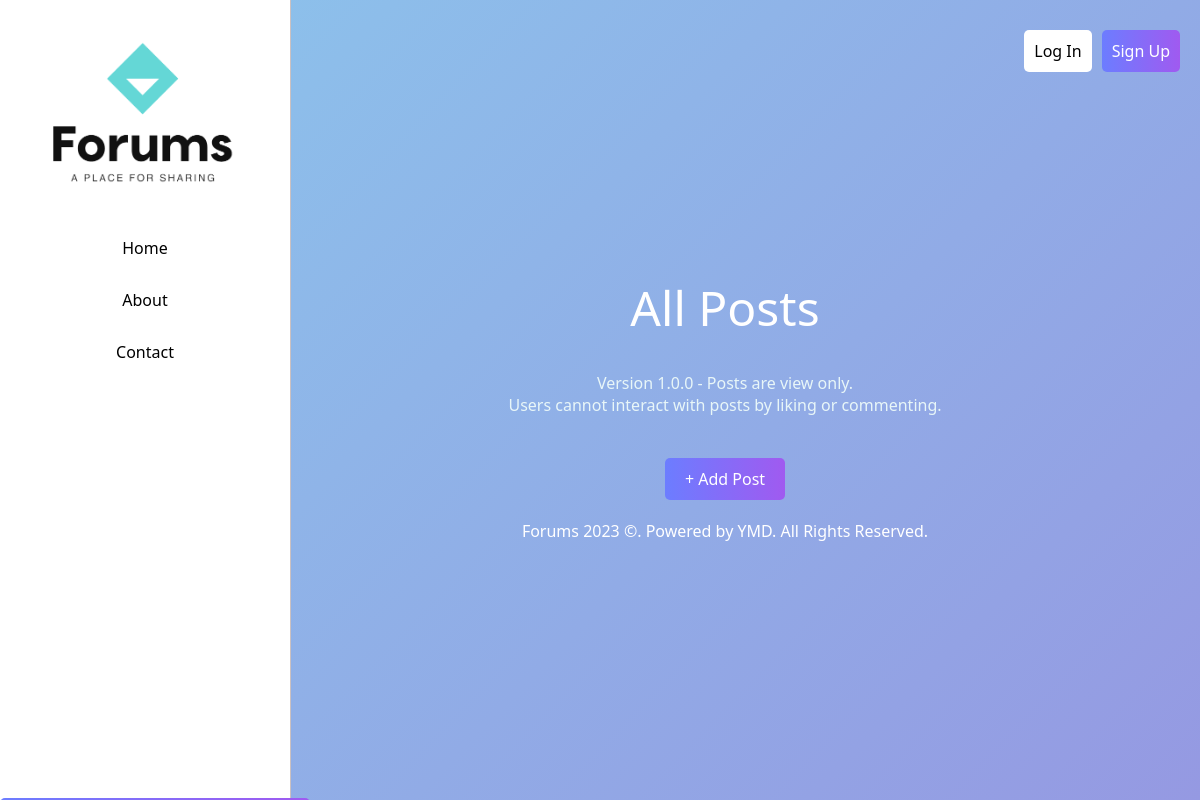
The app's page /home, older data.
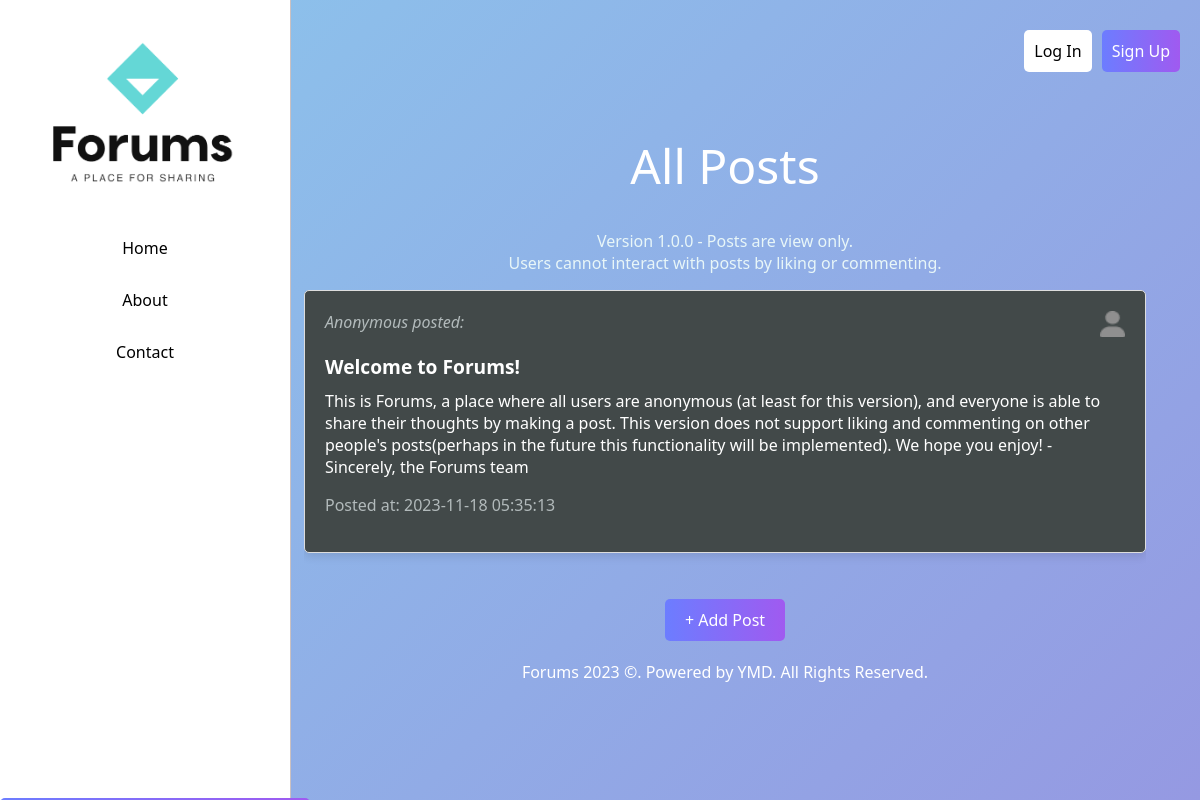
The same page, newer data.
### tables this page shows
CREATE TABLE posts
                (postID INTEGER PRIMARY KEY AUTOINCREMENT, 
                 title TEXT, 
                 content TEXT,
              date DATETIME DEFAULT CURRENT_TIMESTAMP );

### app.py (the view)
@app.route('/home')
def index():
    create_db()
    connection = connect_db()
    cursor = connection.cursor()
    cursor.execute("SELECT * FROM posts")
    posts = cursor.fetchall()
    print(posts)
    connection.close()
    return render_template('index.html', posts=posts)

### app.py (called while the page is built)
def connect_db():
    return sqlite3.connect('posts.db')

def create_db():
    conn = connect_db()
    c = conn.cursor()
    c.execute('''CREATE TABLE IF NOT EXISTS posts
                (postID INTEGER PRIMARY KEY AUTOINCREMENT,
                 title TEXT,
                 content TEXT,
              date DATETIME DEFAULT CURRENT_TIMESTAMP )''') # Add userID later
    conn.commit()
    conn.close()

### templates/index.html (shortened to what this page needs)
<!DOCTYPE html>
<html>
<head>
    <link rel="stylesheet" href="{{ url_for('static', filename='style.css') }}">
</head>
<body>
    <div class="container">
    <div id="header" class="sidebar">
        <img src="{{ url_for('static', filename='logo.png') }}" class="logo">
        <a  href="{{ url_for('index') }}" class="sidebar-button">Home</a>
        <a  href="{{ url_for('about') }}" class="sidebar-button">About</a>
        <a  class="sidebar-button">Contact</a>
    </div>
    <div class="auth-buttons">
        <a  class="login-auth-button">Log In</a>
        <a class="auth-button">Sign Up</a>
    </div>
    <div class="content-container">
        <h1>All Posts</h1>
        <h3>Version 1.0.0 - Posts are view only.<br> Users cannot interact with posts by liking or commenting.</h3>
        <ul>
            {% for post in posts %}
            <li>
                <p class="post-user"><i>Anonymous posted:</i>
                    <img src="{{ url_for('static', filename='person.png') }}" class="icon">
                </p>
                <strong>{{ post[1] }}</strong>
                <p class="post-content">{{ post[2] }}</p>
                <p class="post-date">Posted at: {{ post[3] }}</p>
            </li>
            {% endfor %}
        </ul>
        <a href="{{ url_for('post') }}" class="create-post-link">+ Add Post</a>
        <h3>Forums 2023 ©. Powered by YMD. All Rights Reserved.</h3>
    </div>
    </div>
</body>
</html>

### static/style.css (style rules this page uses)
body { font-family: Arial, sans-serif; font-family:system-ui, -apple-system, BlinkMacSystemFont, 'Segoe UI', Roboto, Oxygen, Ubuntu, Cantarell, 'Open Sans', 'Helvetica Neue', sans-serif; margin: 0; display: flex; flex-direction: column; align-items: center; justify-content: center; min-height: 100vh; background-color: white; background-image: -webkit-linear-gradient( 136deg,rgb(149,153,226) 0%,rgb(139,198,236) 100%) }
.container { display: flex; }
.sidebar { height: 100vh; width: 250px; position: fixed; left:0; top:0; background-color: white; border-right: 1px rgb(204, 193, 193) solid; padding: 20px; }
.content-container { flex:1; text-align: center; padding: 20px; margin: auto; border: 1px ; border-radius: 15px; }
.container { text-align: center; margin-left:250px; }
h1 { color:white; font-size: 3em; font-weight: 300; }
h3 { text-align: center; color:#e8f6f8; font-size:1em; font-weight: 100; }
.icon { width: 25px; height: auto; }
ul { width: 100%; list-style-type: none; padding: 0; max-height: 500px; overflow-y: auto; }
img.logo { width: 250px; height: auto; }
li { text-align: left; margin-bottom: 20px; padding: 20px; border: 1px solid #ddd; border-radius: 5px; box-shadow: 0 4px 8px rgba(0, 0, 0, 0.1); background-color: #424949; max-width: 800px; }
strong { font-size: 1.2em; color: white; text-align: left; }
.post-user { display: flex; flex-direction: row; color: #B2BABB; margin-top: 0; justify-content: space-between; }
.post-content { margin-top: 10px; color: white; }
.post-date { margin-top: 10px; color: #B2BABB; }
a { color: #007BFF; text-decoration: none; display: inline-block; margin-top: 10px; padding: 10px 20px; background: linear-gradient(to right, #6c7dff, #a05af0); color: #fff; border-color: #007BFF; border-radius: 5px; }
.sidebar-button { display: block; padding: 10px; color: #000000; text-decoration: none; text-align: center; background: #ffffff; margin-bottom: 10px; }
a.create-post-link { color: #007BFF; text-decoration: none; display: inline-block; margin-top: 10px; padding: 10px 20px; background: linear-gradient(to right, #6c7dff, #a05af0); color: #fff; border-color: #007BFF; border-radius: 5px; }
.auth-buttons { position: absolute; top: 20px; right: 20px; display: flex; }
.login-auth-button { margin-left: 10px; padding: 10px; color: black; text-decoration: none; text-align: center; background: white; }
.auth-button { margin-left: 10px; padding: 10px; color: #fff; text-decoration: none; text-align: center; background-color: #555; }
h3:last-of-type { margin-top: 20px; color: #ffffff; text-align: center; }

Row changes from the older to the newer data that the page shows:
added posts: title "Welcome to Forums!", content "This is Forums, a place where all users are anonymous (at least for this version), and everyone is able to share their thoughts by making a post. This version does not support liking and commenting on other people's posts(perhaps in the future this functionality will be implemented). We hope you enjoy! - Sincerely, the Forums team", date "2023-11-18 05:35:13"
